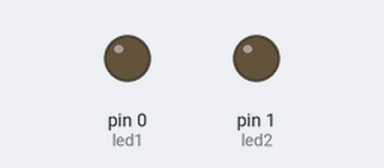
Bench run of a sketch on a simulated Arduino Uno, built with avr-gcc and run on an emulated ATmega328P. On the bench: output pins drawn as LEDs (lit = HIGH).

Above: at 0.2 s.
At 1.0 s:
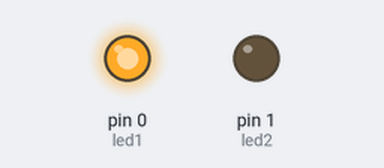
At 6.1 s:
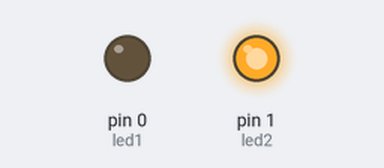
Timing chart, 0 to 8.3 s (numbered marks = the images above):
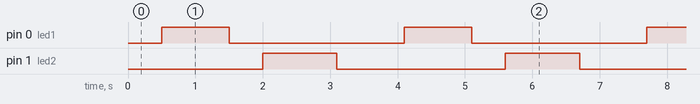

Measured:
- by itself, pin 0 (led1): alternates HIGH for 1.0 s and LOW for 2.6 s
- by itself, pin 1 (led2): alternates HIGH for 1.1 s and LOW for 2.5 s
- by itself, everything shown: repeats every 3.6 s, in 4 steps

The sketch:

Attiny_double_blink.ino
```cpp
int led1 = 0;
int led2 = 1;

void setup() {
  pinMode(led1, OUTPUT);
  pinMode(led2, OUTPUT);
}

void loop() {
  analogWrite(led1,64);
  delay(500);
  analogWrite(led1,128);
  delay(500);
  analogWrite(led1,255);
  delay(500);
  digitalWrite(led1,LOW);

  analogWrite(led2,64);
  delay(500);
  analogWrite(led2,128);
  delay(500);
  analogWrite(led2,255);
  delay(500);
  digitalWrite(led2,LOW);

  digitalWrite(led2, HIGH);
  delay(100);
  digitalWrite(led2, LOW);
  delay(500);
}
```
